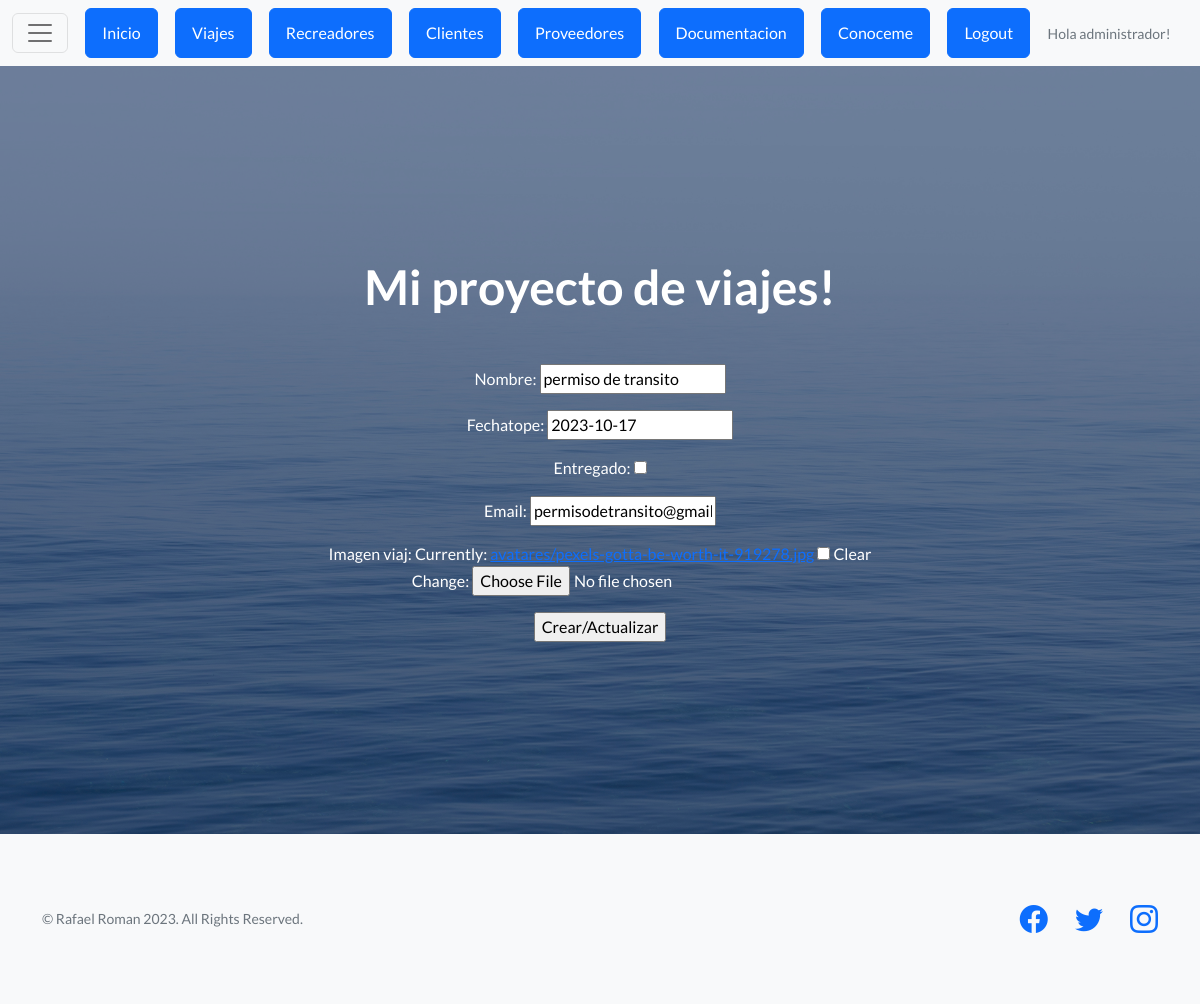
Page /proyecto/documentacion/update/10/ (signed in) on the earlier database version.
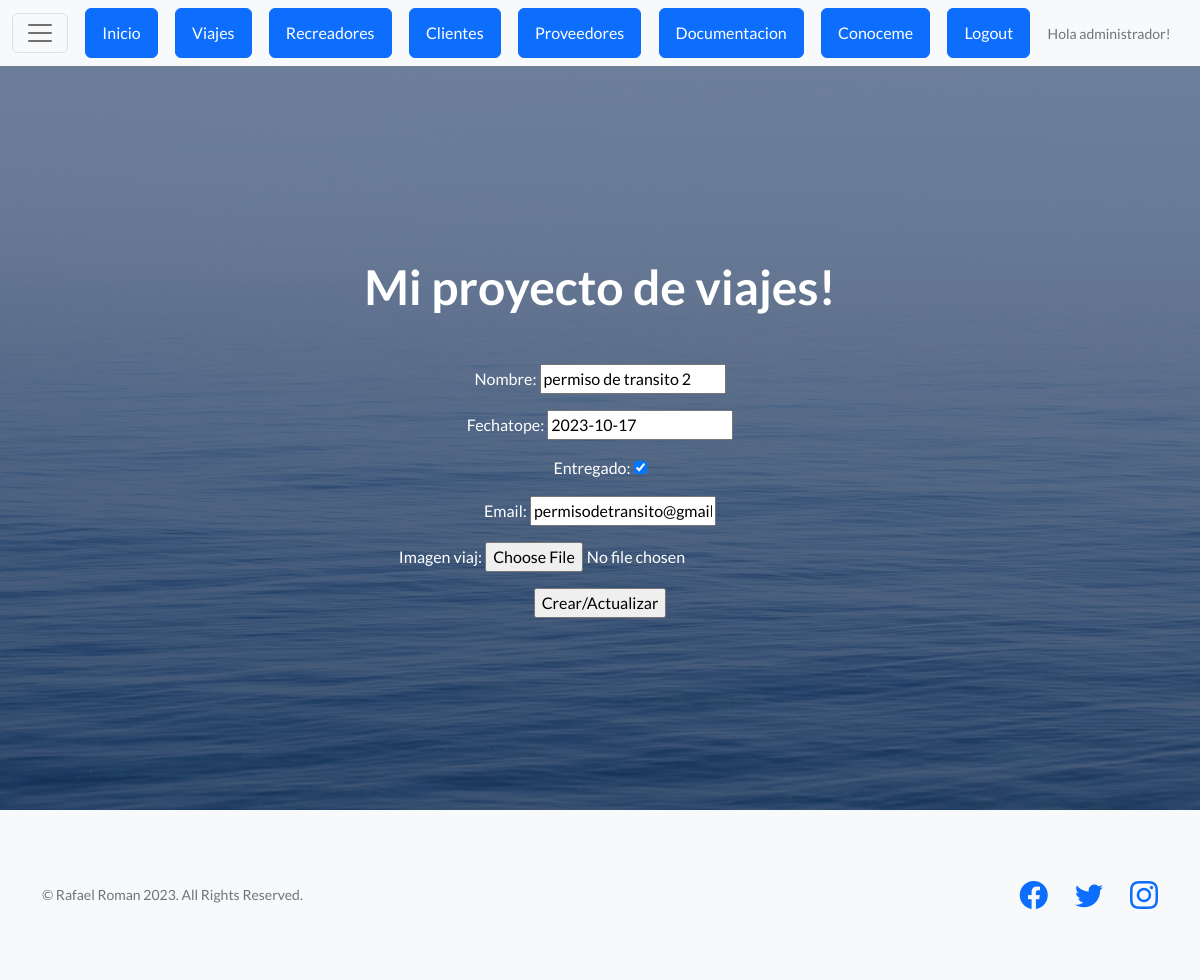
Same page on the later database version.
### appexcursiones/models.py (models this page shows, shortened)
class Documentacion(models.Model):
    nombre = models.CharField(max_length=50)
    fechatope = models.DateField()
    entregado = models.BooleanField()
    email= models.EmailField(max_length=80)
    imagen_viaj= models.ImageField(null=True, blank=True, upload_to="media")

### appexcursiones/views.py (the view)
# urls.py: path('documentacion/update/<pk>/',  views.DocumentacionUpdate.as_view(), name="proyecto-documentacion-update"),
class DocumentacionUpdate(LoginRequiredMixin, UpdateView):
    model = Documentacion
    success_url = reverse_lazy("proyecto-documentacion-list")
    fields = ["nombre", "fechatope", "entregado", "email", "imagen_viaj"]
    template_name = "Appnuevo/documentacion_update.html"

### appexcursiones/templates/Appnuevo/documentacion_update.html (shortened to what this page needs)
{% extends "Appnuevo/base.html" %}
{% load static %}
{% block contenido %}
<form method="post" enctype="multipart/form-data">
    {{form.as_p}}
    <input type="submit" value="Crear/Actualizar">
</form>
{% endblock contenido %}

Differences in the rows shown:
changed Documentacion "permisodetransito@gmail.com": nombre "permiso de transito" → "permiso de transito 2"; entregado "☐" → "☑"
Other differences:
form field as_p: "☐" → (not shown)
text no longer shown: "Nombre: Fechatope: Entregado: Email: Imagen viaj: Currently: avatares/pexels-gotta-be-worth-it-919278.jpg Clear Change:"
text now shown: "Nombre: Fechatope: Entregado: Email: Imagen viaj:"
